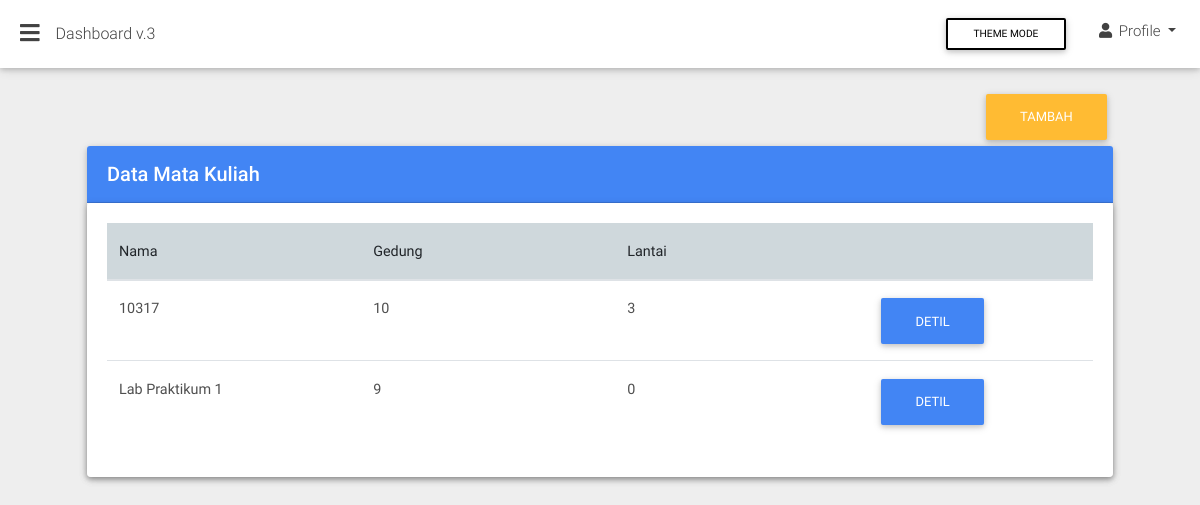
The app's page /index.php?page=ruang, older data.
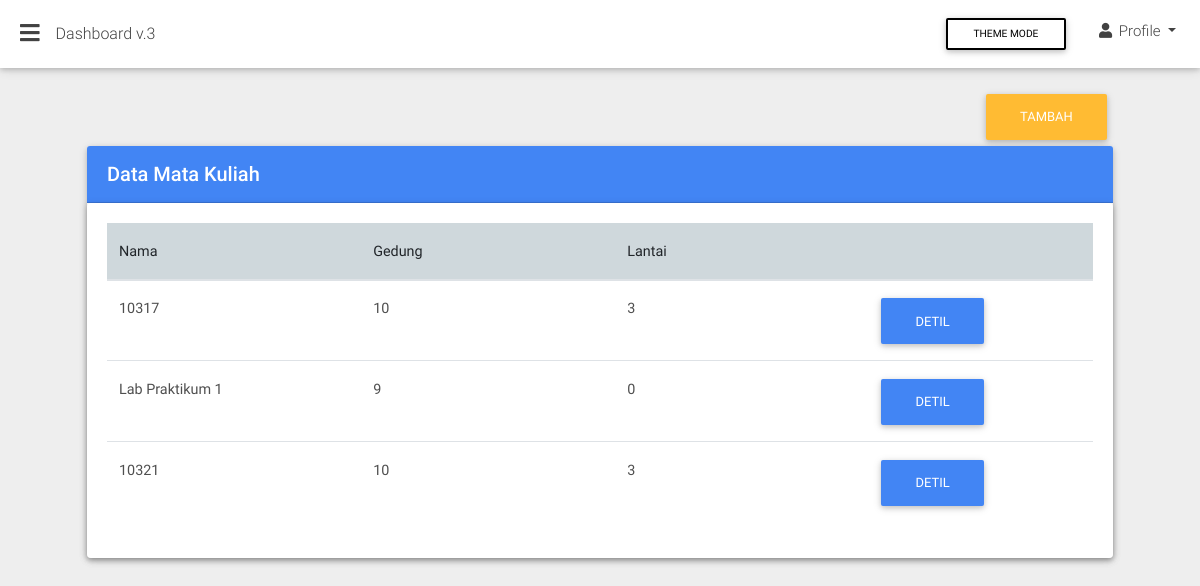
The same page, newer data.
### tables this page shows
CREATE TABLE `ruang` (
  `id` bigint(99) NOT NULL,
  `nama` varchar(999) NOT NULL,
  `gedung` int(99) NOT NULL,
  `lantai` int(99) NOT NULL
);

### views/ruang/ruang.php (the view, shortened to what this page needs)
<div class="container-fluid">
    <section class="pb-3">
        <div class="row">
        	<div class="col-12 text-right">
        		<a href="?page=new_ruang">
        			<button class="btn btn-warning  text-right">
        				Tambah
        			</button>
        		</a>
        	</div>
          <div class="col-12">
            <div class="card">
              	<div class="card-header white-text primary-color">
                	<h5 class="font-weight-500 my-1">Data Mata Kuliah</h5>
              	</div>
              	<div class="card">
		          	<div class="card-body table-responsive">
		            	<table class="table">
		              		<thead>
		                		<tr class="blue-grey lighten-4">
		                  			<th class="th-lg">Nama</th>
		                  			<th class="th-lg">Gedung</th>
		                  			<th class="th-lg">Lantai</th>
		                  			<th></th>
		                		</tr>
			              	</thead>
			              	<tbody>
			              		<?php
									$servername = "localhost";
									$username = "root";
									$password = "";
									$dbname = "skripsi";
									$conn = mysqli_connect($servername, $username, $password, $dbname);
									$sql = "SELECT id, nama, gedung, lantai FROM ruang";
									$result = mysqli_query($conn, $sql);
									if (mysqli_num_rows($result) > 0) {
									    while($row = mysqli_fetch_assoc($result)) {
									        echo "<tr>";
									        echo "<td>".$row["nama"]."</td>";
				                  			echo "<td>".$row["gedung"]."</td>";
				                  			echo "<td>".$row["lantai"]."</td>";
				                  			echo "<td>";
				                  			echo "<a href='/?id=".$row["id"]."' class='btn btn-primary'> Detil </a>";
				                  			echo "</td>";
									    }
									}
									?>
			              </tbody>
		            	</table>
		          	</div>
		        </div>
            </div>
        </div>
    </section>
</div>

Row changes from the older to the newer data that the page shows:
added ruang: nama "10321", gedung "10", lantai "3"
